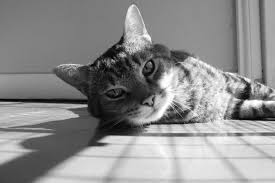
#> input picture image.jpg, 275 x 183 px
$ python exp11.py
#> lines starting #> are read from the running program, lines starting #| are printed output that depends on the picture
import cv2
import numpy as np
import matplotlib.pyplot as plt

def gamma_correction(image, gamma):
    corrected = np.power(image / 255.0, gamma) * 255.0
    return np.uint8(corrected)

# Load the original image
img = cv2.imread('image.jpg')
#> img is the input picture: shape (183, 275, 3); min 0, max 255, mean 141.4

# Define gamma values to apply
gammas = [0.2, 0.5, 1.5, 2.5]
corrected_images = []

# Apply gamma correction for each value and save
for g in gammas:
    corrected = gamma_correction(img, g)
    corrected_images.append((g, corrected))
    filename = f"gamma_{g}.png"
    cv2.imwrite(filename, corrected)
#> this loop made 4 passes
#> pass 1, in gamma_correction, `corrected = np.power(image / 255.0, gamma) * 255.0`:
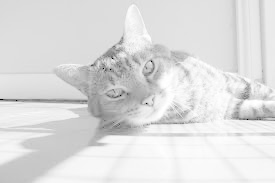
#> corrected: shape (183, 275, 3) float64; min 0, max 255, mean 222.2
#> pass 2, in gamma_correction (call 2), `corrected = np.power(image / 255.0, gamma) * 255.0`:
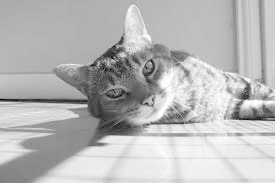
#> corrected: shape (183, 275, 3) float64; min 0, max 255, mean 184.7
#> after the loop, corrected_images = 4 items

# Plot original + gamma corrected images
plt.figure(figsize=(15, 6))

plt.subplot(1, len(gammas) + 1, 1)
plt.imshow(cv2.cvtColor(img, cv2.COLOR_BGR2RGB))
plt.title("Original")
plt.axis('off')

for idx, (g, corrected) in enumerate(corrected_images):
    plt.subplot(1, len(gammas) + 1, idx + 2)
    plt.imshow(cv2.cvtColor(corrected, cv2.COLOR_BGR2RGB))
    plt.title(f"Gamma {g}")
    plt.axis('off')
#> this loop made 4 passes
#> g on passes 1 to 4: 0.2, 0.5, 1.5, 2.5

plt.tight_layout()
plt.savefig('gamma_all_comparison.png', dpi=300)
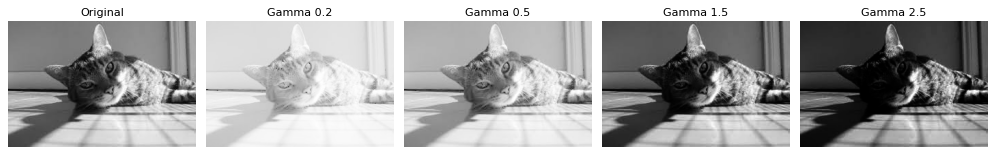
#> figure drawn by matplotlib, 5 panels
plt.show()
